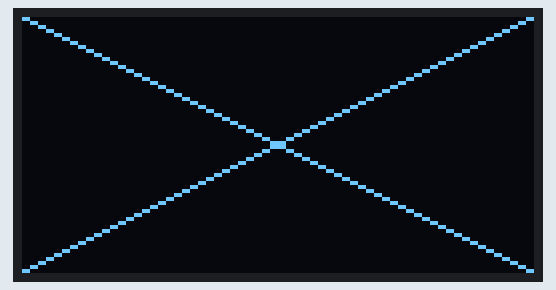
Simulated run of this program. Board: ESP32. On the bench: 128×64 one-colour display.

Above: at 0.1 s.

Measured:
- what the display in image 0 shows lasts 2.0 s, from 0.1 s to 2.1 s

The program:

main.cpp
```cpp
#include <Arduino.h>
/*
Name: Sarwat Fatima
Reg no.: 23-NTU-CS-1092
Class: BSCS-5-A
*/
#include <Wire.h>
#include <Adafruit_GFX.h>
#include <Adafruit_SSD1306.h>

// OLED configuration
#define SCREEN_WIDTH 128
#define SCREEN_HEIGHT 64
#define OLED_ADDR 0x3C  // Most common I2C address (0x3C or 0x3D)

Adafruit_SSD1306 display(SCREEN_WIDTH, SCREEN_HEIGHT, &Wire, -1);

void setup() {
  Wire.begin(21, 22);  // ESP32 default I2C pins (SDA=21, SCL=22)

  // Initialize OLED
  if(!display.begin(SSD1306_SWITCHCAPVCC, OLED_ADDR)) {
    // If initialization fails, check connections and I2C address
    while(1);  // Infinite halt
  }

  display.clearDisplay();
  display.display();  // Clear the buffer
}

void loop() {
  // Draw X pattern
  display.clearDisplay();
  display.drawLine(0, 0, 127, 63, SSD1306_WHITE);
  display.drawLine(0, 63, 127, 0, SSD1306_WHITE);
  display.display();
  delay(2000);

  // Display text message
  display.clearDisplay();

  // First line text
  display.setTextSize(1);
  display.setTextColor(SSD1306_WHITE);
  display.setCursor(1, 5);
  display.println("Hello");

  // Second line text
  display.setTextSize(2);
  display.setCursor(20, 26);
  display.println("AI");

  display.display();
  delay(2000);
}
```
